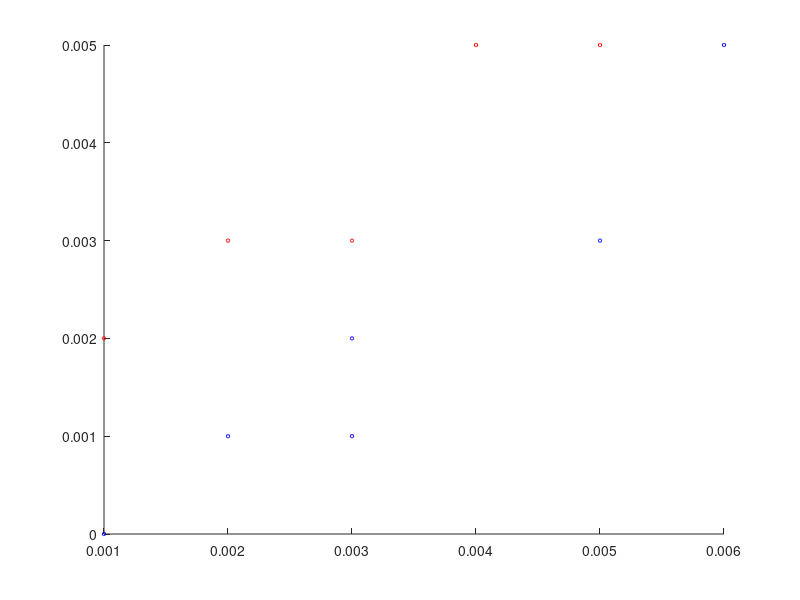

This figure's MATLAB source:
i% prophet Mohammed said [ALLAH will help any one helped his/her brother/sister] PBUH
%This code to apply LDA (Linear Discriminant Analysis) 
% for any information please send to engalaatharwat@hotmail.com
%Egypt - HICIT - +20106091638

% This example deals with 2 classes
c1=[0.001 0.002;0.002 0.003;0.003 0.003;0.004 0.005;0.005 0.005]  % the first class 5 observations
c2=[0.001 0;0.002 0.001;0.003 0.001;0.003 0.002;0.005 0.003;0.006 0.005] % the second class 6 observations
scatter(c1(:,1),c1(:,2),6,'r'),hold on;
scatter(c2(:,1),c2(:,2),6,'b');


% Number of observations of each class
n1=size(c1,1)
n2=size(c2,1)

%Mean of each class
mu1=mean(c1)
mu2=mean(c2)

% Average of the mean of all classes
mu=(mu1+mu2)/2

% Center the data (data-mean)
d1=c1-repmat(mu1,size(c1,1),1)
d2=c2-repmat(mu2,size(c2,1),1)


% Calculate the within class variance (SW)
s1=d1'*d1
s2=d2'*d2
sw=s1+s2
invsw=inv(sw)

% in case of two classes only use v
% v=invsw*(mu1-mu2)'

% if more than 2 classes calculate between class variance (SB)
sb1=n1*(mu1-mu)'*(mu1-mu)
sb2=n2*(mu2-mu)'*(mu2-mu)
SB=sb1+sb2
v=invsw*SB

% find eigne values and eigen vectors of the (v)
[evec,eval]=eig(v)

% Sort eigen vectors according to eigen values (descending order) and
% neglect eigen vectors according to small eigen values
% v=evec(greater eigen value)
% or use all the eigen vectors

% project the data of the first and second class respectively
y2=c2*v
y1=c1*v
